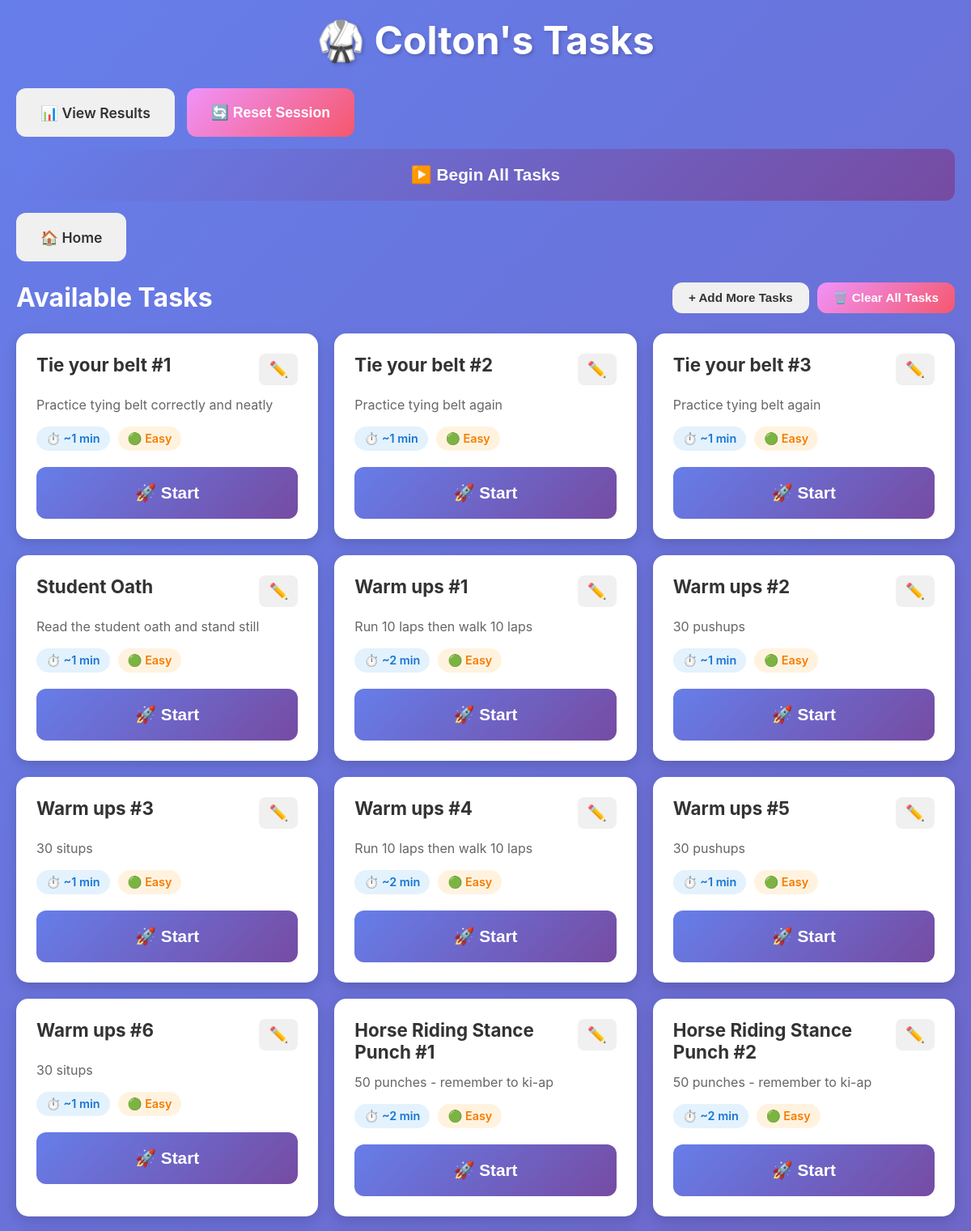
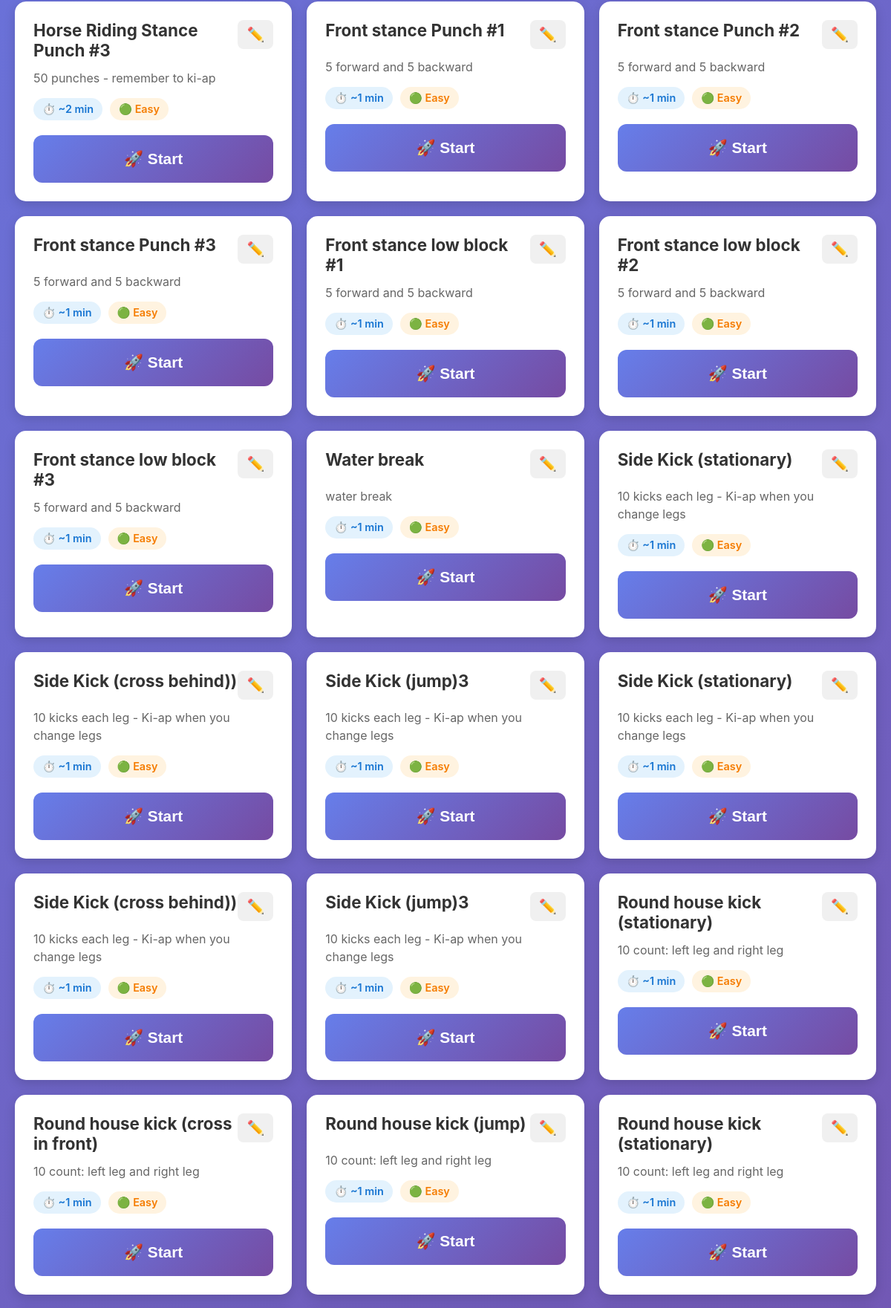
Screenshot of /student/1 (upper part) with the database file from the repository (2 pictures, top to bottom).
### tables this page shows
CREATE TABLE students
                 (id INTEGER PRIMARY KEY AUTOINCREMENT,
                  name TEXT NOT NULL UNIQUE,
                  created_at TIMESTAMP DEFAULT CURRENT_TIMESTAMP);

CREATE TABLE tasks
                 (id INTEGER PRIMARY KEY AUTOINCREMENT,
                  student_id INTEGER,
                  title TEXT NOT NULL,
                  description TEXT,
                  estimated_time INTEGER,
                  difficulty_weight REAL DEFAULT 1.0,
                  created_at TIMESTAMP DEFAULT CURRENT_TIMESTAMP,
                  FOREIGN KEY (student_id) REFERENCES students(id));

### main.py (the view)
@app.get("/student/{student_id}", response_class=HTMLResponse)
async def student_dashboard(request: Request, student_id: int):
    conn = sqlite3.connect(DB_PATH)
    c = conn.cursor()
    c.execute("SELECT name FROM students WHERE id = ?", (student_id,))
    student = c.fetchone()
    if not student:
        conn.close()
        raise HTTPException(404, "Student not found")
    c.execute("SELECT id, title, description, estimated_time, difficulty_weight FROM tasks WHERE student_id = ?", (student_id,))
    tasks = [{"id": row[0], "title": row[1], "description": row[2],
              "estimated_time": row[3],
              "difficulty_weight": row[4]} for row in c.fetchall()]
    c.execute('''SELECT a.id, a.task_id, t.title, t.description, t.estimated_time, a.start_time
                 FROM active_sessions a
                 JOIN tasks t ON a.task_id = t.id
                 WHERE a.student_id = ?''', (student_id,))
    active = c.fetchone()
    active_session = None
    if active:
        start_time = datetime.fromisoformat(active[5])
        elapsed = int((datetime.now() - start_time).total_seconds())
        active_session = {
            "id": active[0],
            "task_id": active[1],
            "task_title": active[2],
            "task_description": active[3],
            "estimated_time": active[4],
            "start_time": active[5],
            "elapsed": elapsed
        }
    streak = get_student_streak(student_id)
    conn.close()
    return templates.TemplateResponse("dashboard.html", {
        "request": request,
        "student_id": student_id,
        "student_name": student[0],
        "tasks": tasks,
        "active_session": active_session,
        "streak": streak
    })

### templates/dashboard.html (shortened to what this page needs)
<!DOCTYPE html>
<html lang="en">
<head>
    <link rel="stylesheet" href="/static/style.css">
</head>
<body>
    <div class="container">
        <div class="header">
            <h1>🥋 {{ student_name }}'s Tasks</h1>
        </div>
        <div class="nav-buttons">
            <a href="/results/{{ student_id }}" class="btn btn-secondary">📊 View Results</a>
            <button onclick="resetSession()" class="btn btn-warning">🔄 Reset Session</button>
            {% if tasks and not active_session %}
            <button onclick="startAutoMode()" class="btn btn-primary btn-large" id="autoModeBtn">
                ▶️ Begin All Tasks
            </button>
            {% endif %}
            <a href="/" class="btn btn-secondary">🏠 Home</a>
        </div>
        {% if not tasks %}
        <div class="card">
            <h2>Upload Your Tasks</h2>
            <p>Upload a CSV file with your karate tasks to get started!</p>
            <p class="small-text">CSV format: task, description, estimated_time</p>
            <form id="uploadForm" class="upload-form">
                <input type="file" id="fileInput" accept=".csv" required class="file-input">
                <button type="submit" class="btn btn-primary">Upload Tasks 📤</button>
            </form>
        </div>
        {% else %}
        <div class="tasks-header">
            <h2>Available Tasks</h2>
            <div class="task-header-buttons">
                <button onclick="showUploadForm()" class="btn btn-secondary btn-small">
                    + Add More Tasks
                </button>
                <button onclick="clearAllTasks()" class="btn btn-warning btn-small">
                    🗑️ Clear All Tasks
                </button>
            </div>
        </div>
        <div class="tasks-grid">
            {% for task in tasks %}
            <div class="task-card" data-task-id="{{ task.id }}">
                <div class="task-header-row">
                    <h3>{{ task.title }}</h3>
                    <button onclick="editTask({{ task.id }})" class="btn-icon" title="Edit task">
                        ✏️
                    </button>
                </div>
                {% if task.description %}
                <p class="task-description">{{ task.description }}</p>
                {% endif %}
                <div class="task-meta">
                    <span class="time-badge">⏱️ ~{{ task.estimated_time }} min</span>
                    <span class="difficulty-badge">
                        {% if task.difficulty_weight <= 0.5 %}🟢 Easy
                        {% elif task.difficulty_weight <= 1.0 %}🟡 Medium
                        {% elif task.difficulty_weight <= 1.5 %}🟠 Hard
                        {% else %}🔴 Expert{% endif %}
                    </span>
                </div>
                {% if not active_session %}
                <button
                    class="btn btn-primary btn-large"
                    onclick="startTask({{ task.id }}, {{ task.estimated_time }})"
                >
                    🚀 Start
                </button>
                {% elif active_session.task_id != task.id %}
                <button class="btn btn-disabled" disabled>
                    Finish current task first
                </button>
                {% endif %}
            </div>
            {% endfor %}
        </div>
        {% endif %}
    </div>
</body>
</html>

### static/style.css (style rules this page uses)
* { margin: 0; padding: 0; box-sizing: border-box; }
body { font-family: -apple-system, BlinkMacSystemFont, 'Segoe UI', Roboto, 'Helvetica Neue', Arial, sans-serif; background: linear-gradient(135deg, #667eea 0%, #764ba2 100%); min-height: 100vh; padding: 20px; color: #333; }
.container { max-width: 1200px; margin: 0 auto; }
.header { text-align: center; margin-bottom: 30px; color: white; }
.header h1 { font-size: 3rem; margin-bottom: 10px; text-shadow: 2px 2px 4px rgba(0,0,0,0.2); }
.nav-buttons { display: flex; gap: 15px; margin-bottom: 25px; flex-wrap: wrap; }
.btn { padding: 15px 30px; border: none; border-radius: 12px; font-size: 1.1rem; font-weight: 600; cursor: pointer; transition: all 0.3s ease; text-decoration: none; display: inline-block; text-align: center; min-height: 60px; display: flex; align-items: center; justify-content: center; }
.btn-primary { background: linear-gradient(135deg, #667eea 0%, #764ba2 100%); color: white; }
.btn-secondary { background: #f0f0f0; color: #333; }
.btn-warning { background: linear-gradient(135deg, #f093fb 0%, #f5576c 100%); color: white; }
.btn-large { padding: 20px 40px; font-size: 1.3rem; width: 100%; }
.btn-small { padding: 10px 20px; font-size: 0.95rem; min-height: auto; }
.tasks-header { display: flex; justify-content: space-between; align-items: center; margin-bottom: 25px; flex-wrap: wrap; gap: 15px; }
.tasks-header h2 { color: white; font-size: 2rem; }
.task-header-buttons { display: flex; gap: 10px; flex-wrap: wrap; }
.tasks-grid { display: grid; grid-template-columns: repeat(auto-fill, minmax(300px, 1fr)); gap: 20px; margin-bottom: 30px; }
.task-card { background: white; border-radius: 15px; padding: 25px; box-shadow: 0 5px 15px rgba(0,0,0,0.15); transition: all 0.3s ease; }
.task-card h3 { font-size: 1.4rem; margin-bottom: 12px; color: #333; }
.task-description { color: #666; margin-bottom: 15px; line-height: 1.5; }
.task-meta { display: flex; gap: 10px; margin-bottom: 20px; flex-wrap: wrap; }
.time-badge, .difficulty-badge { padding: 6px 12px; border-radius: 20px; font-size: 0.9rem; font-weight: 600; }
.time-badge { background: #e3f2fd; color: #1976d2; }
.difficulty-badge { background: #fff3e0; color: #f57c00; }
.task-header-row { display: flex; justify-content: space-between; align-items: flex-start; margin-bottom: 12px; }
.btn-icon { background: #f0f0f0; border: none; border-radius: 8px; padding: 8px 12px; font-size: 1.2rem; cursor: pointer; transition: all 0.3s ease; }
.task-header-row h3 { margin: 0; flex: 1; }

### rows the page displays
students: name "Colton"
tasks: title "Tie your belt #1", description "Practice tying belt correctly and neatly", estimated_time "1", difficulty_weight "🟢 Easy"
tasks: title "Tie your belt #2", description "Practice tying belt again", estimated_time "1", difficulty_weight "🟢 Easy"
tasks: title "Tie your belt #3", description "Practice tying belt again", estimated_time "1", difficulty_weight "🟢 Easy"
tasks: title "Student Oath", description "Read the student oath and stand still", estimated_time "1", difficulty_weight "🟢 Easy"
tasks: title "Warm ups #1", description "Run 10 laps then walk 10 laps", estimated_time "2", difficulty_weight "🟢 Easy"
tasks: title "Warm ups #2", description "30 pushups", estimated_time "1", difficulty_weight "🟢 Easy"
tasks: title "Warm ups #3", description "30 situps", estimated_time "1", difficulty_weight "🟢 Easy"
tasks: title "Warm ups #4", description "Run 10 laps then walk 10 laps", estimated_time "2", difficulty_weight "🟢 Easy"
tasks: title "Warm ups #5", description "30 pushups", estimated_time "1", difficulty_weight "🟢 Easy"
tasks: title "Warm ups #6", description "30 situps", estimated_time "1", difficulty_weight "🟢 Easy"
tasks: title "Horse Riding Stance Punch #1", description "50 punches - remember to ki-ap", estimated_time "2", difficulty_weight "🟢 Easy"
tasks: title "Horse Riding Stance Punch #2", description "50 punches - remember to ki-ap", estimated_time "2", difficulty_weight "🟢 Easy"
tasks: title "Horse Riding Stance Punch #3", description "50 punches - remember to ki-ap", estimated_time "2", difficulty_weight "🟢 Easy"
tasks: title "Front stance Punch #1", description "5 forward and 5 backward", estimated_time "1", difficulty_weight "🟢 Easy"
tasks: title "Front stance Punch #2", description "5 forward and 5 backward", estimated_time "1", difficulty_weight "🟢 Easy"
tasks: title "Front stance Punch #3", description "5 forward and 5 backward", estimated_time "1", difficulty_weight "🟢 Easy"
tasks: title "Front stance low block #1", description "5 forward and 5 backward", estimated_time "1", difficulty_weight "🟢 Easy"
tasks: title "Front stance low block #2", description "5 forward and 5 backward", estimated_time "1", difficulty_weight "🟢 Easy"
tasks: title "Front stance low block #3", description "5 forward and 5 backward", estimated_time "1", difficulty_weight "🟢 Easy"
tasks: title "Water break", description "water break", estimated_time "1", difficulty_weight "🟢 Easy"
tasks: title "Side Kick (stationary)", description "10 kicks each leg - Ki-ap when you change legs", estimated_time "1", difficulty_weight "🟢 Easy"
tasks: title "Side Kick (cross behind))", description "10 kicks each leg - Ki-ap when you change legs", estimated_time "1", difficulty_weight "🟢 Easy"
tasks: title "Side Kick (jump)3", description "10 kicks each leg - Ki-ap when you change legs", estimated_time "1", difficulty_weight "🟢 Easy"
tasks: title "Side Kick (stationary)", description "10 kicks each leg - Ki-ap when you change legs", estimated_time "1", difficulty_weight "🟢 Easy"
tasks: title "Side Kick (cross behind))", description "10 kicks each leg - Ki-ap when you change legs", estimated_time "1", difficulty_weight "🟢 Easy"
tasks: title "Side Kick (jump)3", description "10 kicks each leg - Ki-ap when you change legs", estimated_time "1", difficulty_weight "🟢 Easy"
tasks: title "Round house kick (stationary)", description "10 count: left leg and right leg", estimated_time "1", difficulty_weight "🟢 Easy"
tasks: title "Round house kick (cross in front)", description "10 count: left leg and right leg", estimated_time "1", difficulty_weight "🟢 Easy"
tasks: title "Round house kick (jump)", description "10 count: left leg and right leg", estimated_time "1", difficulty_weight "🟢 Easy"
tasks: title "Round house kick (stationary)", description "10 count: left leg and right leg", estimated_time "1", difficulty_weight "🟢 Easy"
